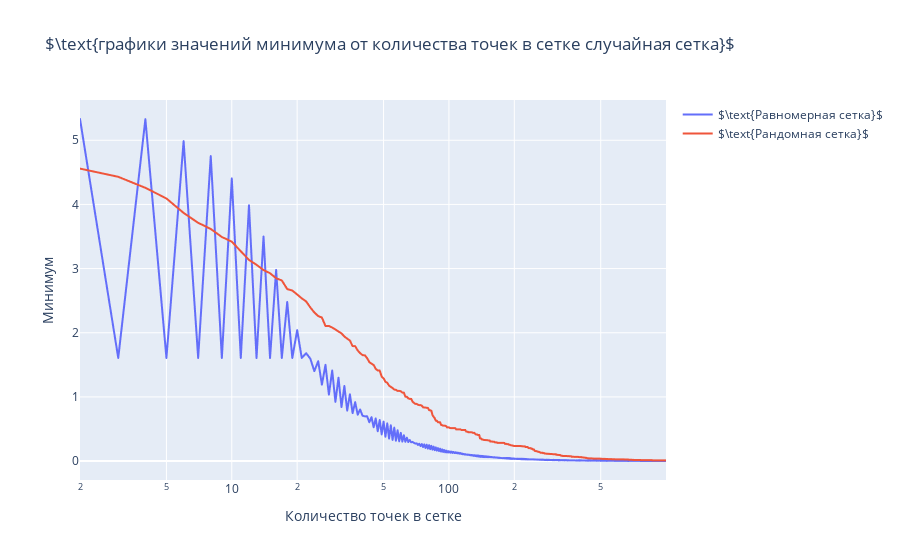

The cell this chart's notebook holds for it:
### Markdown cell above
Сравним два метода. Для этого постройте график зависимости найденного минимума от количества точек (случайных или в сетке). Перед этим предварительно усредните результат по количеству экспериментов. Какие результаты у вас получились?

### Code cell
fig = go.Figure()
fig.add_trace(go.Scattergl(
        x=grid_size, 
        y=np.mean(grid_min_f_trace,axis=0),
        name=r'$\text{Равномерная сетка}$',
))
fig.add_trace(go.Scattergl(
        x=grid_size, 
        y=np.mean(random_min_f_trace,axis=0),
        name=r'$\text{Рандомная сетка}$',
))
fig.update_layout(
        title=r'$\text{графики значений минимума от количества точек в сетке случайная сетка}$',
        xaxis_title=r'Количество точек в сетке',
        yaxis_title=r'Минимум',
        legend=dict(itemsizing='trace'),
        xaxis_type='log'
    )
plot(fig, filename='3.1d_comp.html', auto_open=False)
fig.show()

### Figure 1 — Plotly figure (JSON) as saved in the notebook; plotly's stock layout.template omitted (floating-point values rounded to 4 significant figures; data arrays with more than 128 entries replaced by an {"elided": "..."} marker saying what was removed)
{"data": [{"name": "$\\text{Равномерная сетка}$", "type": "scattergl", "x": {"elided": "998 int values"}, "y": {"elided": "998 float values"}}, {"name": "$\\text{Рандомная сетка}$", "type": "scattergl", "x": {"elided": "998 int values"}, "y": {"elided": "998 float values"}}], "layout": {"legend": {"itemsizing": "trace"}, "title": {"text": "$\\text{графики значений минимума от количества точек в сетке случайная сетка}$"}, "xaxis": {"title": {"text": "Количество точек в сетке"}, "type": "log"}, "yaxis": {"title": {"text": "Минимум"}}}}
